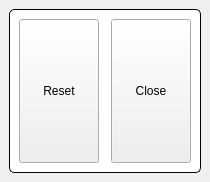
<?xml version="1.0" encoding="UTF-8"?>
<ui version="4.0">
 <class>HeatAbsorbersWindow</class>
 <widget class="QMainWindow" name="HeatAbsorbersWindow">
  <property name="geometry">
   <rect>
    <x>0</x>
    <y>0</y>
    <width>210</width>
    <height>182</height>
   </rect>
  </property>
  <property name="windowTitle">
   <string>Heat Absorbers</string>
  </property>
  <widget class="QWidget" name="centralwidget">
   <layout class="QVBoxLayout" name="verticalLayout" stretch="1,0">
    <property name="spacing">
     <number>0</number>
    </property>
    <property name="sizeConstraint">
     <enum>QLayout::SetMinimumSize</enum>
    </property>
    <item>
     <layout class="QGridLayout" name="grid">
      <property name="sizeConstraint">
       <enum>QLayout::SetMinimumSize</enum>
      </property>
     </layout>
    </item>
    <item>
     <widget class="QGroupBox" name="titleGroupBox_2">
      <property name="styleSheet">
       <string notr="true">QGroupBox {
	background-color: rgb(255, 255, 255);
    border: 1px solid black;
    border-radius: 5px;
    margin-top: 0.5em;
}

QGroupBox::title {
    subcontrol-origin: margin;
    left: 10px;
    padding: 0 3px 0 3px;
}</string>
      </property>
      <property name="title">
       <string/>
      </property>
      <layout class="QHBoxLayout" name="horizontalLayout_6">
       <property name="sizeConstraint">
        <enum>QLayout::SetMinimumSize</enum>
       </property>
       <item>
        <widget class="QPushButton" name="btnReset">
         <property name="sizePolicy">
          <sizepolicy hsizetype="Minimum" vsizetype="MinimumExpanding">
           <horstretch>0</horstretch>
           <verstretch>0</verstretch>
          </sizepolicy>
         </property>
         <property name="text">
          <string>Reset</string>
         </property>
        </widget>
       </item>
       <item>
        <spacer name="horizontalSpacer">
         <property name="orientation">
          <enum>Qt::Horizontal</enum>
         </property>
         <property name="sizeHint" stdset="0">
          <size>
           <width>513</width>
           <height>20</height>
          </size>
         </property>
        </spacer>
       </item>
       <item>
        <widget class="QPushButton" name="btnClose">
         <property name="sizePolicy">
          <sizepolicy hsizetype="Minimum" vsizetype="MinimumExpanding">
           <horstretch>0</horstretch>
           <verstretch>0</verstretch>
          </sizepolicy>
         </property>
         <property name="text">
          <string>Close</string>
         </property>
        </widget>
       </item>
      </layout>
     </widget>
    </item>
   </layout>
  </widget>
 </widget>
 <resources/>
 <connections/>
</ui>
